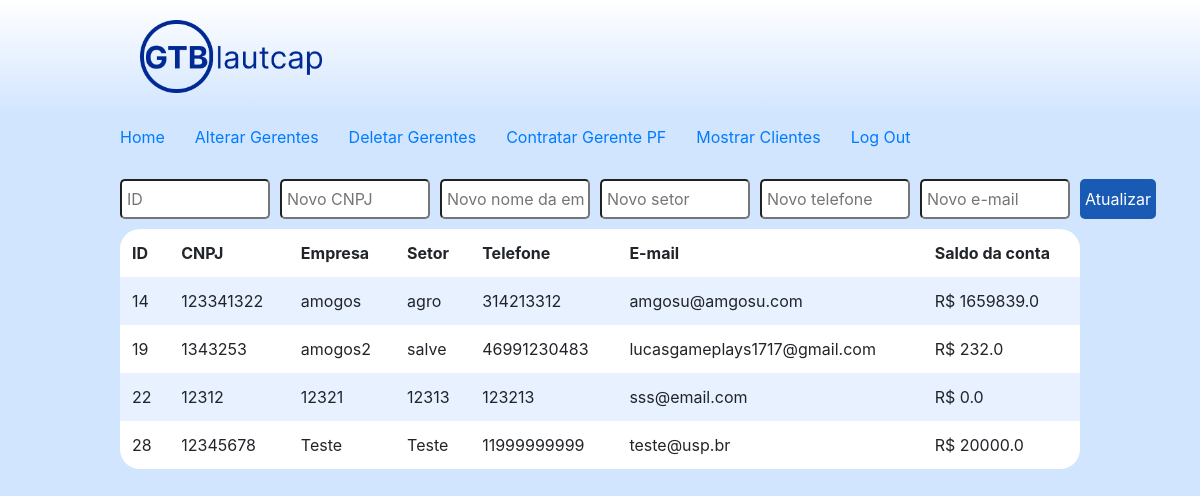
The app's page /changePJ (signed in), older data.
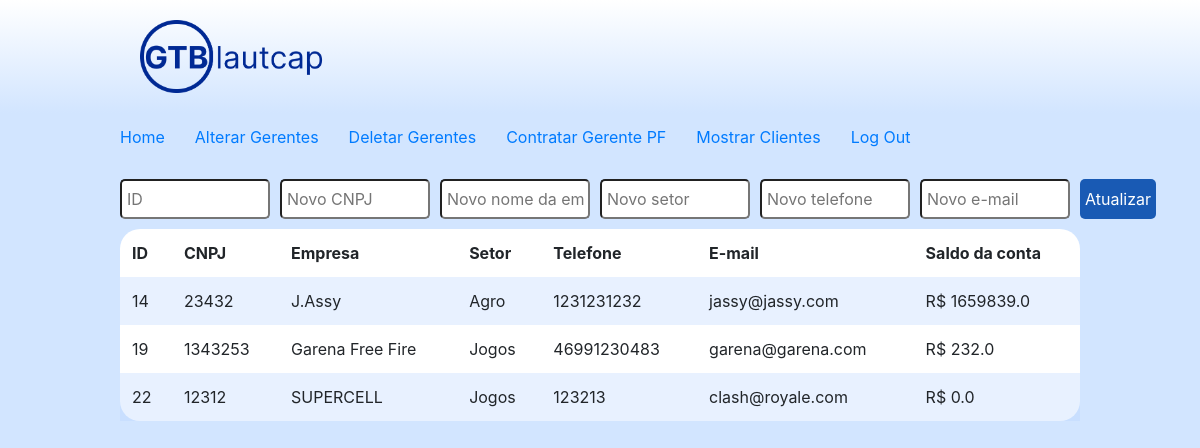
The same page, newer data.
### gtb/models.py (models this page shows, shortened)
class PessoaJuridica(models.Model):
    user             = models.OneToOneField(User, on_delete=models.CASCADE)
    CNPJ             = models.CharField(max_length=14, null=False, blank=False, primary_key=True)
    nome_da_empresa  = models.CharField(max_length=64, null=False, blank=False)
    telefone         = models.CharField(max_length=8, null=False, blank=False)
    setor            = models.CharField(max_length=64, null=False, blank=False)
    saldo_da_conta   = models.FloatField(default=0, null=False, blank=False)
    agencia          = models.ForeignKey(Agencia, on_delete=models.CASCADE, null=True, blank=True)

class User(AbstractUser):
    is_pessoaFisica = models.BooleanField(default=False)
    is_pessoaJuridica = models.BooleanField(default=False)
    is_agencia = models.BooleanField(default=False)
    is_gerentePF = models.BooleanField(default=False)
    is_gerentePJ = models.BooleanField(default=False)

### gtb/viewGerentePJ.py (the view)
# urls.py: path("changePJ", viewGerentePJ.changePJ, name="atualizarPJ"),
@login_required
def changePJ(request):
    pessoasJuridicas = models.PessoaJuridica.objects.all()
    if request.method == "POST":
        ID = request.POST["ID"]
        CNPJ = request.POST["CNPJ"]
        newCompleteName = request.POST["nome_completo"]
        newSetor = request.POST["setor"]
        newPhone = request.POST["telefone"]
        newEmail = request.POST["email"]
        if ID:
            cliente = models.PessoaJuridica.objects.filter(user_id=ID)
            usuario = models.User.objects.filter(id=ID)
            if CNPJ != "" and CNPJ != None:
                cliente.update(CNPJ=CNPJ)
            if newSetor != "" and newSetor != None:
                cliente.update(setor=newSetor)
            if newPhone != "" and newPhone != None:
                cliente.update(telefone=newPhone)
            if newCompleteName != "" and newCompleteName != None:
                cliente.update(nome_da_empresa=newCompleteName)
            if newEmail != "" and newEmail != None:
                usuario.update(email=newEmail)
        return render(request, "gtb/atualizarPJ.html", {
            "pessoasJuridicas": pessoasJuridicas
            })
    else:
        return render(request, "gtb/atualizarPJ.html", {
            "pessoasJuridicas": pessoasJuridicas
            })

### gtb/templates/gtb/atualizarPJ.html (shortened to what this page needs)
{% extends "gtb/layout.html" %}
{% load filter %}
{% load static %}
{% block head %}
    <link href="{% static 'gtb/acoes.css' %}" rel="stylesheet">
{% endblock %}
{% block body %}
    <form action="{% url 'atualizarPJ' %}" method="post">
        <div class="formDiv">
            <div class="divComprarAcoes">
                <input class="textoProcurarAcao" type="text" name="ID" placeholder="ID">
                <input class="textoProcurarAcao" type="text" name="CNPJ" placeholder="Novo CNPJ">
                <input class="textoProcurarAcao" type="text" name="nome_completo" placeholder="Novo nome da empresa">
                <input class="textoProcurarAcao" type="text" name="setor" placeholder="Novo setor">
                <input class="textoProcurarAcao" type="text" name="telefone" placeholder="Novo telefone">
                <input class="textoProcurarAcao" type="text" name="email" placeholder="Novo e-mail">
                <button class="botaoProcurarAcao" type="submit" name="botaoVenderAcao">Atualizar</button>
            </div>
            <div class="tableDiv">
                <table>
                    <thead>
                        <tr>
                            <th>ID</th>
                            <th>CNPJ</th>
                            <th>Empresa</th>
                            <th>Setor</th>
                            <th>Telefone</th>
                            <th>E-mail</th>
                            <th>Saldo da conta</th>
                        </tr>
                    </thead>
                    <tbody>
                        {% for pj in pessoasJuridicas %}
                            <tr>
                                <td>{{ pj.user_id }}</td>
                                <td>{{ pj.CNPJ }}</td>
                                <td>{{ pj.nome_da_empresa }}</td>
                                <td>{{ pj.setor }}</td>
                                <td>{{ pj.telefone }}</td>
                                <td>{{ pj.user.email }}</td>
                                <td>R$ {{ pj.saldo_da_conta }}</td>
                            </tr>
                        {% endfor %}
                    </tbody>
                </table>
            </div>
        </div>
    </form>
{% endblock %}

Row changes from the older to the newer data that the page shows:
removed PessoaJuridica: user_id "14", CNPJ "123341322", nome_da_empresa "amogos", setor "agro", telefone "314213312", user.email "amgosu@amgosu.com", saldo_da_conta "1659839.0"
removed PessoaJuridica: user_id "28", CNPJ "12345678", nome_da_empresa "Teste", setor "Teste", telefone "11999999999", user.email "teste@usp.br", saldo_da_conta "20000.0"
added PessoaJuridica: user_id "14", CNPJ "23432", nome_da_empresa "J.Assy", setor "Agro", telefone "1231231232", user.email "jassy@jassy.com", saldo_da_conta "1659839.0"
changed PessoaJuridica id 1343253: nome_da_empresa "amogos2" → "Garena Free Fire"; setor "salve" → "Jogos"; user.email "lucasgameplays1717@gmail.com" → "garena@garena.com"
changed PessoaJuridica id 12312: nome_da_empresa "12321" → "SUPERCELL"; setor "12313" → "Jogos"; user.email "sss@email.com" → "clash@royale.com"
